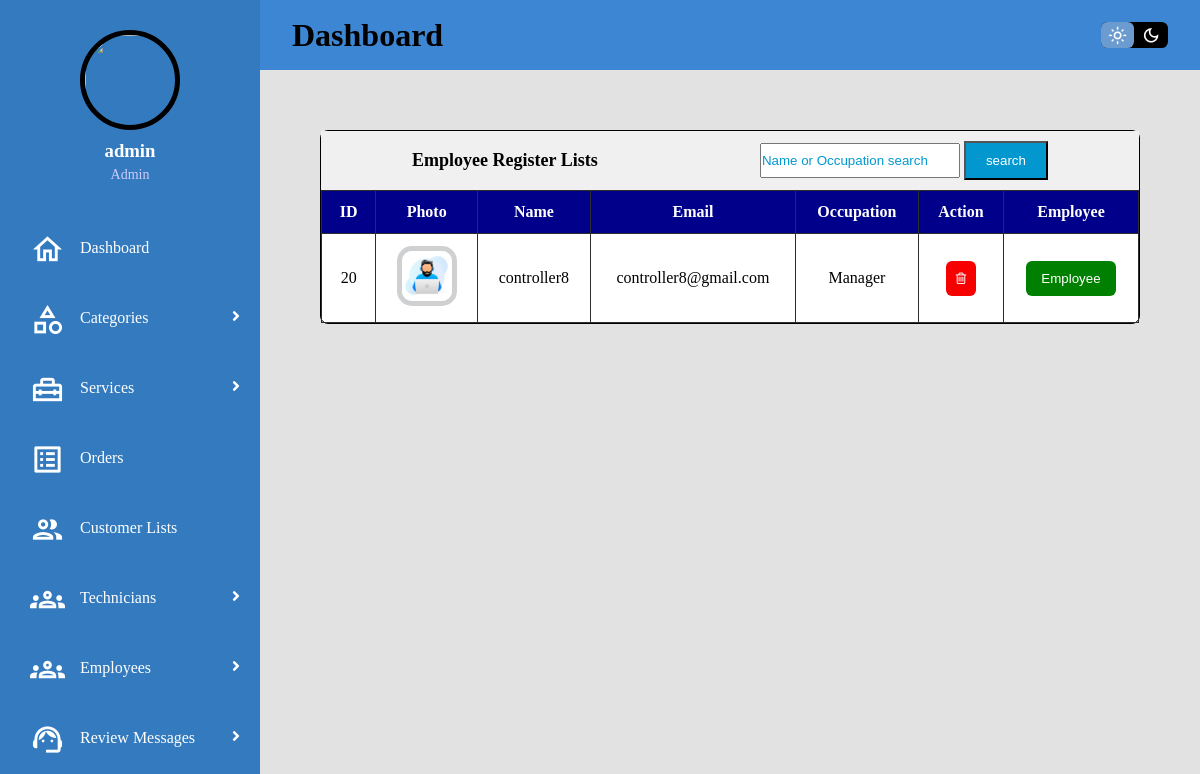
Page /ets/search_by5/ (signed in) on the committed database.
### ETS_app/models.py (models this page shows, shortened)
class Main(models.Model):
    name = models.CharField(max_length=100)
    email = models.EmailField()
    image = models.ImageField(default=None, blank=True)
    occupation = models.ForeignKey(M_Occupation, on_delete=models.CASCADE, default=None)
    password = models.CharField(max_length=30)
    status = models.BooleanField(default=False)
    create_at = models.DateTimeField(default=None)

class M_Occupation(models.Model):
    name = models.CharField(max_length=100)
    def __str__(self):
        return self.name

### ETS_app/views.py (the view)
# urls.py: path('search_by5/',search_by5),
@permission_required('ETS_app.view_main', login_url='m_login')
def search_by5(request):
    search = request.GET.get('search')
    if search:
        main = Main.objects.filter(
            Q(name__icontains=search) |
            Q(occupation__name__icontains=search),
            status=False
        )
        paginator = Paginator(main, 4)
        page_number = request.GET.get('page')
        page_obj = paginator.get_page(page_number)
        return render(request, 'M_employee_register_lists.html', {'main': page_obj})
    else:
        main = Main.objects.filter(status=False).order_by('-create_at')
        paginator = Paginator(main, 4)
        page_number = request.GET.get('page')
        page_obj = paginator.get_page(page_number)
        return render(request, 'M_employee_register_lists.html', {'main': page_obj})

### utils/context_processor.py (called while the page is built)
def customer(request):
    try:
        c_user = Customer.objects.get(email=request.user.email)
        return {'c_user':c_user}
    except Exception:
        return {'c_user':None}

def technician(request):
    try:
        t_user = Technician.objects.get(email=request.user.email)
        return {'t_user':t_user}
    except Exception:
        return {'t_user':None}

def main(request):
    try:
        m_user = Main.objects.get(email=request.user.email)
        return {'m_user':m_user}
    except Exception:
        return {'m_user':None}

### ETS_app/templates/M_employee_register_lists.html (shortened to what this page needs)
{% extends "M_base.html" %}
{% block body %}
{% load static %}
<div class="main">
    <div class="service-add-box-size">
        <div class="service-add-box">
            <div class="service-table-header">
                <p>Employee Register Lists</p>
                <form action="/ets/search_by5">
                    <input type="search" name="search" placeholder="Name or Occupation search" style="height:35px;width:200px;">
                    <button class="add-new" type="submit">search</button>
                </form>
            </div>
            <table class="service-table">
                {% if main %}
                <thead>
                    <th>ID</th>
                    <th>Photo</th>
                    <th>Name</th>
                    <th>Email</th>
                    <th>Occupation</th>
                    <th>Action</th>
                    <th>Employee</th>
                </thead>
                {% for i in main %}
                <tbody>
                    <tr>
                        <td data-label="ID">{{i.id}}</td>
                        <td data-label="Photo">
                            {% if i.image %}
                            <img src={{i.image.url}} style="height: 60px;width: 60px;border-radius: 15px;border: 5px solid #ced0d2;" />
                            {% endif %}
                        </td>
                        <td data-label="Name">{{i.name}}</td>
                        <td data-label="Email">{{i.email}}</td>
                        <td data-label="Occupation">{{i.occupation}}</td>
                        <td data-label="Action">
                            <a href="/ets/m_employee/register/delete/{{i.email}}" onclick="return confirm('Are you sure?');"><button style="background-color:#f80000;"><i class="fa fa-trash-o"></i></button></a>
                        </td>
                        <td data-label="Employee">
                            <a href="/ets/m_employee/employee/{{i.id}}/" onclick="return confirm('Are you sure?');"><button style="background-color:green;width:90px;">Employee</button></a>
                        </td>
                    </tr>
                </tbody>
                {% endfor %}
                {% else %}
                <font align="center">
                    <h3>Nothing to show!</h3>
                </font>
                {% endif %}
            </table>
        </div>
        </div>
    </div>
</div>
{% endblock %}

### templates/M_sidebar.html (shortened to what this page needs)
{% load static %}
<!DOCTYPE html>
<html>
    <body>
        <div id="sidebar">
            <div class="profile">
                {% if m_user %}
                    {% if m_user.image %}
                    <img src="{{m_user.image.url}}">
                    {% endif %}
                    <h3>{{m_user.name}}</h3>
                    <p>{{m_user.occupation.name}}</p>
                {% else %}
                    <img src="{% static 'images/admin.png'%}">
                    <h3>{{user.username}}</h3>
                    <p>Admin</p>
                {% endif %}
            </div>
            <div class="menu">
                {% if user.is_superuser%}
                <div class="item"><a href="/ets/m_dashboard"><span class="material-icons-outlined">home</span>Dashboard</a></div>
                <div class="item-dropdown" ><a class="sub-btn"><span class="material-icons-outlined">category</span>Categories
                    <i class="fas fa-angle-right dropdown"></i>
                    </a>
                </div>
                <div class="item-dropdown" ><a class="sub-btn"><span class="material-icons-outlined">home_repair_service</span>Services
                    <i class="fas fa-angle-right dropdown"></i>
                    </a>
                </div>
                <div class="item"><a href="/ets/m_order/list"><span class="material-icons-outlined">list_alt</span>Orders</a></div>
                <div class="item"><a href="/ets/m_customer/list"><span class="material-icons-outlined">people</span>Customer Lists</a></div>
                <div class="item-dropdown" ><a class="sub-btn"><span class="material-icons-outlined">groups</span>Technicians
                    <i class="fas fa-angle-right dropdown"></i>
                    </a>
                </div>
                <div class="item-dropdown" ><a class="sub-btn"><span class="material-icons-outlined">groups</span>Employees
                    <i class="fas fa-angle-right dropdown"></i>
                    </a>
                </div>
                <div class="item-dropdown" ><a class="sub-btn"><span class="material-icons-outlined">support_agent</span>Review Messages
                    <i class="fas fa-angle-right dropdown"></i>
                    </a>
                </div>
                {% endif %}
            </div>
        </div>
    </body>
</html>

### static/css/M_dashboard.css (style rules this page uses)
* { margin: 0; padding: 0; box-sizing:border-box; }
.material-icons-outlined { vertical-align: middle; line-height: 1px; font-size: 35px; }
:root { --color-primary: #6C9BCF; --color-text: black; --color-grid-background: #e2e2e2; --color-nav-background: #3d86d4; --color-side-background: #337abe; --color-main-background: white; --color-menu-background: #5889b7; --color-table-header:rgba(240,240,240); }
#sidebar { grid-area: side; height: 100%; background: var(--color-side-background); overflow-y: auto; transition: all 0.5s; -webkit-transition: all 0.5s; color: var(--color-text); }
#sidebar .menu { width: 100%; margin-top: 30px; }
#sidebar .menu .item, #sidebar .menu .item-dropdown { position: relative; cursor: pointer; }
.item a, .item-dropdown a { color: #fff; font-size: 16px; text-decoration: none; display: block; padding: 5px 30px; line-height: 60px; }
.item span, .item-dropdown span { margin-right: 15px; }
#sidebar .menu .item-dropdown .sub-btn .dropdown { position: absolute; right: 0; margin: 20px; transition: 0.3s ease; }
.profile { margin-top: 30px; margin-bottom: 15px; text-align: center; }
.profile img { display: block; width: 100px; height: 100px; border-radius: 50%; margin: 0 auto; border: 5px solid var(--color-text); }
.profile h3 { color: #ffffff; margin: 10px 0 5px; }
.profile p { color: rgba(206, 204, 253); font-size: 14px; }
.main { grid-area: main; overflow-y: auto; background: var(--color-grid-background); padding: 20px 20px; color: var(--color-text); }
.service-add-box-size { padding:2.5rem 2.5rem 0 2.5rem; display:flex; justify-content:center; }
.service-add-box { width:100%; border:1px solid var(--color-text); border-radius:0.5rem; background:var(--color-main-background); }
.service-table { width:100%; border-collapse:collapse; }
.service-table-header { display:flex; justify-content:space-around; align-items:center; padding:10px; background-color:var(--color-table-header); }
.service-table-header > p { color:var(--color-text); font-size:large; font-weight:bold; }
.add-new { padding:10px 20px; color:#ffffff; background-color:#0298cf; }
.service-table > tbody > tr > td > a > button { outline:none; border:none; cursor:pointer; border-radius:6px; padding:10px; color:#ffffff; }
.service-table th { background-color:darkblue; color:#ffffff; }
th ,td { border:1px solid rgb(46, 44, 44); padding:12px 15px; text-align: center; color:var(--color-text); font-size:16px; }
::placeholder { color:#0298cf; }

### rows in the picture
Main: id "20", image (picture), name "controller8", email "controller8@gmail.com", occupation "Manager"

### other values in the picture
{{ user.username }} "admin"
